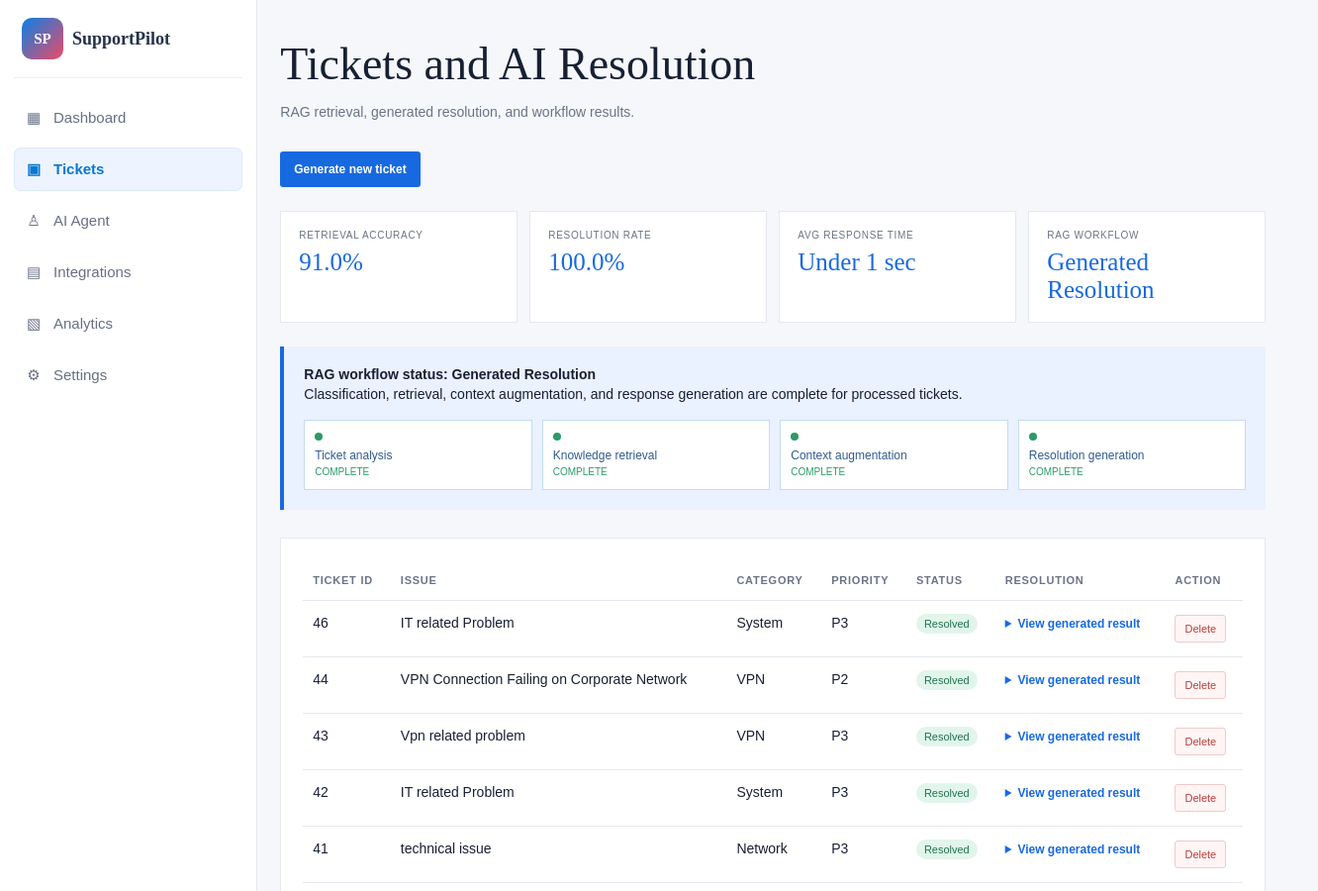
Before: /tickets (signed in, upper part) with the older database file.
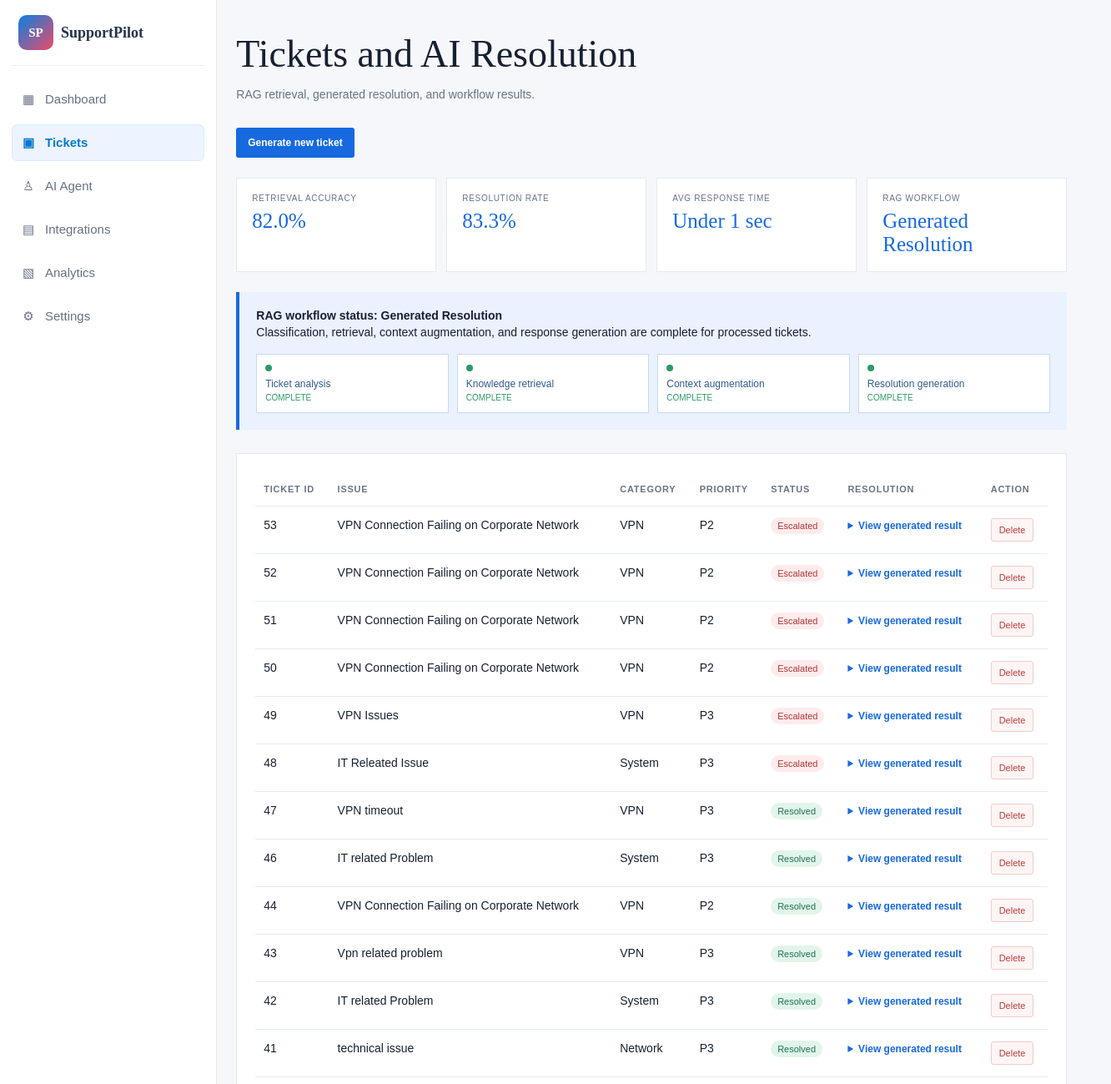
After: the same page with the newer database file.
### tables this page shows
CREATE TABLE tickets (

            ticket_id INTEGER PRIMARY KEY AUTOINCREMENT,

            employee_name TEXT NOT NULL,

            email TEXT NOT NULL,

            department TEXT NOT NULL,

            title TEXT NOT NULL,

            description TEXT NOT NULL,

            category TEXT,

            severity TEXT,

            priority TEXT,

            confidence REAL,

            status TEXT DEFAULT 'Open',

            resolution TEXT,

            created_at TIMESTAMP
                DEFAULT CURRENT_TIMESTAMP
        , ai_processing_time_seconds REAL, csat REAL, resolved_at TIMESTAMP, ai_resolved INTEGER NOT NULL DEFAULT 0, escalated INTEGER NOT NULL DEFAULT 0, escalation_reason TEXT, validation_status TEXT, human_requested INTEGER NOT NULL DEFAULT 0, response_generation_time_seconds REAL, ai_response_succeeded INTEGER);

### app.py (the view)
@app.route("/tickets")
@login_required
def tickets():
    tickets_data = get_all_tickets()
    resolved_count = sum(
        ticket.get("status") == "Resolved"
        for ticket in tickets_data
    )
    confidence_values = [
        float(ticket.get("confidence") or 0)
        for ticket in tickets_data
    ]
    retrieval_accuracy = round(
        sum(confidence_values) / len(confidence_values),
        1
    ) if confidence_values else 0
    resolution_rate = round(
        resolved_count / len(tickets_data) * 100,
        1
    ) if tickets_data else 0
    return render_template(
        "tickets.html",
        user=session,
        tickets=tickets_data,
        metrics={
            "retrieval_accuracy": retrieval_accuracy,
            "resolution_rate": resolution_rate,
            "average_response_time": "Under 1 sec",
            "workflow_status": "Generated Resolution"
        }
    )

### app.py (called while the page is built, shortened)
@app.before_request
def start_request_timer():
    g.request_started_at = time.perf_counter()

@app.after_request
def record_request_metrics(response):
    return response

def login_required(view):
    @wraps(view)
    def wrapped_view(*args, **kwargs):
        return view(*args, **kwargs)
    return wrapped_view

### database.py (called while the page is built)
def get_connection():
    connection = sqlite3.connect(
        DATABASE_PATH
    )
    connection.row_factory = (
        sqlite3.Row
    )
    return connection

def get_all_tickets():
    connection = get_connection()
    cursor = connection.cursor()
    cursor.execute("""
        SELECT *
        FROM tickets
        ORDER BY ticket_id DESC
    """)
    rows = cursor.fetchall()
    connection.close()
    return [
        dict(row)
        for row in rows
    ]

### templates/tickets.html (shortened to what this page needs)
<!doctype html>
<html lang="en">
<head>
    <link rel="stylesheet" href="{{ url_for('static', filename='css/sidebar.css') }}">
</head>
<body>
    <div class="layout">
        <aside>
            <div class="brand"><div class="mark">SP</div>SupportPilot</div>
            <nav>
                <a href="{{ url_for('dashboard') }}">Dashboard</a>
                <a class="active" href="{{ url_for('tickets') }}">Tickets</a>
                <a href="{{ url_for('agent_page') }}">AI Agent</a>
                <a href="{{ url_for('integrations') }}">Integrations</a>
                <a href="{{ url_for('analytics') }}">Analytics</a>
                <a href="{{ url_for('settings') }}">Settings</a>
            </nav>
        </aside>
        <main>
            <h1>Tickets and AI Resolution</h1>
            <p class="subtle">RAG retrieval, generated resolution, and workflow results.</p>
            <a class="button" href="{{ url_for('agent_page') }}">Generate new ticket</a>
            <section class="metrics">
                <div class="metric"><small>Retrieval Accuracy</small><strong>{{ metrics.retrieval_accuracy }}%</strong></div>
                <div class="metric"><small>Resolution Rate</small><strong>{{ metrics.resolution_rate }}%</strong></div>
                <div class="metric"><small>Avg Response Time</small><strong>{{ metrics.average_response_time }}</strong></div>
                <div class="metric"><small>RAG Workflow</small><strong>{{ metrics.workflow_status }}</strong></div>
            </section>
            <div class="workflow">
                <strong>RAG workflow status: Generated Resolution</strong>
                <span>Classification, retrieval, context augmentation, and response generation are complete for processed tickets.</span>
                <div class="workflow-track">
                    <div class="workflow-step">Ticket analysis<span>Complete</span></div>
                    <div class="workflow-step">Knowledge retrieval<span>Complete</span></div>
                    <div class="workflow-step">Context augmentation<span>Complete</span></div>
                    <div class="workflow-step">Resolution generation<span>Complete</span></div>
                </div>
            </div>
            <section class="panel">
                {% if tickets %}
                <table>
                    <thead><tr><th>Ticket ID</th><th>Issue</th><th>Category</th><th>Priority</th><th>Status</th><th>Resolution</th><th>Action</th></tr></thead>
                    <tbody>
                    {% for ticket in tickets %}
                    <tr>
                        <td>{{ ticket.ticket_id }}</td>
                        <td>{{ ticket.title }}</td>
                        <td>{{ ticket.category }}</td>
                        <td>{{ ticket.priority }}</td>
                        <td><span class="status {{ ticket.status }}">{{ ticket.status }}</span></td>
                        <td class="resolution-cell"><details><summary>View generated result</summary><p>{{ ticket.resolution or 'Resolution pending.' }}</p></details></td>
                        <td><form method="post" action="{{ url_for('delete_ticket_route', ticket_id=ticket.ticket_id) }}" onsubmit="return confirm('Delete this ticket permanently?');"><button class="delete-button" type="submit">Delete</button></form></td>
                    </tr>
                    {% endfor %}
                    </tbody>
                </table>
                {% else %}
                <p>No tickets have been created yet. Use the AI Agent to submit the first ticket.</p>
                {% endif %}
            </section>
        </main>
    </div>
</body>
</html>

### static/css/sidebar.css (style rules this page uses)
.layout > aside, .app-container .sidebar { display: flex; flex: 0 0 260px; flex-direction: column; width: 260px; min-height: 100vh; padding: 18px 14px 16px; border-right: 1px solid #e5e7eb; background: #fff; color: #172033; }
.layout > aside .brand, .layout > aside .dashboard-brand, .app-container .sidebar .brand { display: flex; align-items: center; gap: 9px; padding: 0 8px 18px; border-bottom: 1px solid #eee; color: #25324b; font-size: 18px; }
.layout > aside .mark, .layout > aside .dashboard-brand-mark, .app-container .sidebar .brand-logo { display: grid; place-items: center; width: 42px; height: 42px; flex: 0 0 42px; border: 0; border-radius: 10px; background: linear-gradient(135deg, #087fe5, #ed4b67); color: #fff; font-size: 15px; font-weight: 700; }
.layout > aside nav, .app-container .sidebar nav { display: flex; flex: 1; flex-direction: column; gap: 8px; margin: 18px 0 0; }
.layout > aside nav a, .app-container .sidebar .menu-item { display: flex; align-items: center; gap: 10px; min-height: 44px; padding: 9px 10px; border: 0; border-radius: 7px; background: transparent; box-shadow: none; color: #667085; font-size: 15px; font-weight: 400; line-height: 1.2; text-decoration: none; }
.layout > aside nav a:hover, .layout > aside nav a.active, .app-container .sidebar .menu-item:hover, .app-container .sidebar .menu-item.active { background: #edf4ff; color: #0878d1; font-weight: 700; box-shadow: inset 0 0 0 1px rgba(8, 120, 209, .08); }
.layout > aside nav a:not(.dashboard-nav-item)::before { display: inline-grid; place-items: center; width: 20px; flex: 0 0 20px; color: currentColor; }
.layout > aside nav a[href="/dashboard"]::before { content: "▦"; }
.layout > aside nav a[href="/tickets"]::before { content: "▣"; }
.layout > aside nav a[href="/agent"]::before { content: "♙"; }
.layout > aside nav a[href="/integrations"]::before { content: "▤"; }
.layout > aside nav a[href="/analytics"]::before { content: "▧"; }
.layout > aside nav a[href="/settings"]::before { content: "⚙"; }

Changed rows visible on the page:
added tickets: ticket_id "53", title "VPN Connection Failing on Corporate Network", category "VPN", priority "P2", status "Escalated"
added tickets: ticket_id "52", title "VPN Connection Failing on Corporate Network", category "VPN", priority "P2", status "Escalated"
added tickets: ticket_id "51", title "VPN Connection Failing on Corporate Network", category "VPN", priority "P2", status "Escalated"
added tickets: ticket_id "50", title "VPN Connection Failing on Corporate Network", category "VPN", priority "P2", status "Escalated"
added tickets: ticket_id "49", title "VPN Issues", category "VPN", priority "P3", status "Escalated"
added tickets: ticket_id "48", title "IT Releated Issue", category "System", priority "P3", status "Escalated"
added tickets: ticket_id "47", title "VPN timeout", category "VPN", priority "P3", status "Resolved"
Other visible differences:
{{ metrics.retrieval_accuracy }}: "91.0" → "82.0"
{{ metrics.resolution_rate }}: "100.0" → "83.3"
